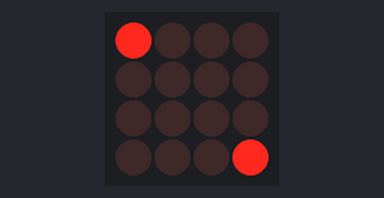
The sketch below on a simulated Arduino Uno, built with avr-gcc and run on an emulated ATmega328P. Parts: 4×4 LED matrix. Wiring (inferred from the names in the program): LED matrix (orientation assumed): rows pin 16, pin 14, pin 12, pin 13; columns pin 5, pin 4, pin 0, pin 2.

Above: at 0.1 s.
At 3.6 s:
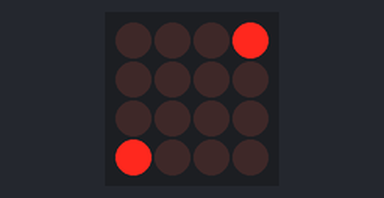
At 6.5 s:
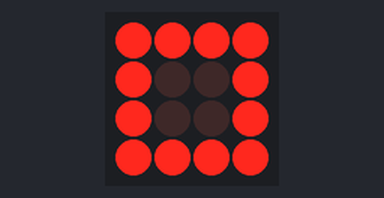
At 12.1 s:
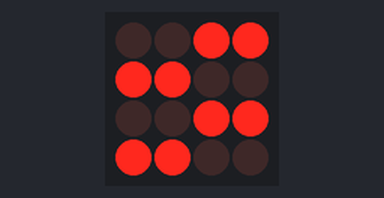
At 22.7 s:
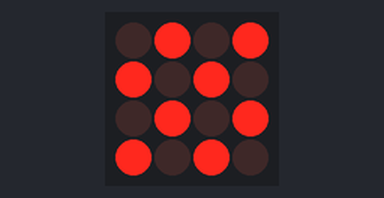
At 38.1 s:
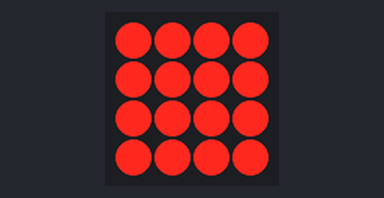

The sketch:

Matrix_4x4_No_Wifi.ino
```cpp
const byte NUMBER_OF_ROWS = 4;
const byte NUMBER_OF_COLUMNS = 4;

const byte persistanceTimer = 5; // Controls how quickly the rows trun on.
const byte timmerCount = 35; // Controls how many times the funtion loops through the array. More loops mean longer time on each pattern.

byte column[NUMBER_OF_COLUMNS] = {5,4,0,2}; // Column Pins
byte row[NUMBER_OF_ROWS] = {16,14,12,13}; // Row pins

void setup() {

  //set all pins as output
  for (byte i=0; i<NUMBER_OF_ROWS; i++){
    pinMode(row[i], OUTPUT);
  }
  for (byte i=0; i<NUMBER_OF_COLUMNS; i++){
    pinMode(column[i], OUTPUT);
  }
}

void loop() {

  allOff();
  /* Create some arrays to send to displayLight().
   *  The first 4 bits show the first line of LEDs. The second 4 bits show the second row and so on.
   *  There are 16 bits total.
   *
   *  bits of the Byte:
   *  {{0,1,2,3},{4,5,6,7},{8,9,10,11},{12,13,14,15}};
   *
   *  Coresponding Leds in the Matrix:
   *  0,1,2,3,
   *  4,5,6,7,
   *  8,9,10,11,
   *  12,13,14,15
   *
   *  Thus led1[4][4] = {{1,0,0,0},{0,0,0,0},{0,0,0,0},{0,0,0,1}} will turn on the top left and bottom right leds.
   */

  byte led1[4][4] = {{1,0,0,0},{0,0,0,0},{0,0,0,0},{0,0,0,1}};
  byte led2[4][4] = {{0,1,0,0},{0,0,0,0},{0,0,0,0},{0,0,1,0}};
  byte led3[4][4] = {{0,0,0,0},{0,1,0,0},{0,0,1,0},{0,0,0,0}};
  byte led4[4][4] = {{0,0,0,0},{0,0,1,0},{0,1,0,0},{0,0,0,0}};
  byte led5[4][4] = {{0,0,1,0},{0,0,0,0},{0,0,0,0},{0,1,0,0}};
  byte led6[4][4] = {{0,0,0,1},{0,0,0,0},{0,0,0,0},{1,0,0,0}};
  byte led7[4][4] = {{0,0,0,0},{0,0,0,1},{1,0,0,0},{0,0,0,0}};
  byte led8[4][4] = {{0,0,0,0},{0,0,1,0},{0,1,0,0},{0,0,0,0}};


  byte led9[4][4] = {{1,0,0,1},{0,1,1,0},{0,1,1,0},{1,0,0,1}}; //X
  byte led10[4][4] = {{1,1,1,1},{1,0,0,1},{1,0,0,1},{1,1,1,1}}; //O
  byte led11[4][4] = {{0,0,0,0},{0,1,1,0},{0,1,1,0},{0,0,0,0}}; //*
  byte led12[4][4] = {{0,1,0,1},{1,0,1,0},{0,1,0,1},{1,0,1,0}};
  byte led13[4][4] = {{1,1,1,1},{1,1,1,1},{1,1,1,1},{1,1,1,1}};
  byte led14[4][4] = {{1,1,0,0},{0,0,1,1},{1,1,0,0},{0,0,1,1}};
  byte led15[4][4] = {{0,0,1,1},{1,1,0,0},{0,0,1,1},{1,1,0,0}};
  // If you create a new array (pattern) you will need to send it to the displayLight() function. displayLight("nameOfYourArray");


  displayLight(led1);
  displayLight(led2);
  displayLight(led3);
  displayLight(led4);
  displayLight(led5);
  displayLight(led6);
  displayLight(led7);
  displayLight(led8);
  displayLight(led9);
  displayLight(led10);
  displayLight(led9);
  displayLight(led10);
  displayLight(led12);
  displayLight(led12);
  displayLight(led13);
  displayLight(led13);
  displayLight(led14);
  displayLight(led15);
  displayLight(led14);
  displayLight(led15);

}

void allOff(){
  for(byte i=0; i<NUMBER_OF_ROWS; i++){
    digitalWrite(row[i], HIGH);
  }
  for(byte i=0; i<NUMBER_OF_COLUMNS; i++){
    digitalWrite(column[i], LOW);
  }
}

// simple funtion to injest the information from the array and send it to the LEDs.

void displayLight(byte leds[4][4]){
  for(byte n=0; n<timmerCount; n++){
    for(byte i=0; i<4; i++){
      digitalWrite(row[i], LOW); // turn on the row
      for(byte n=0; n<4; n++){ // for loop to turn on the leds in a given row
        leds[i][n] ? digitalWrite(column[n], HIGH) : digitalWrite(column[n], LOW);
      }
      delay(persistanceTimer);
      digitalWrite(row[i], HIGH); // turn off the row
    }
  }
}
```

Measured:
- what the display in image 0 shows lasts 0.8 s, from 0.0 s to 0.8 s
- what the display in image 4 shows lasts 1.4 s, from 22.6 s to 24.0 s
